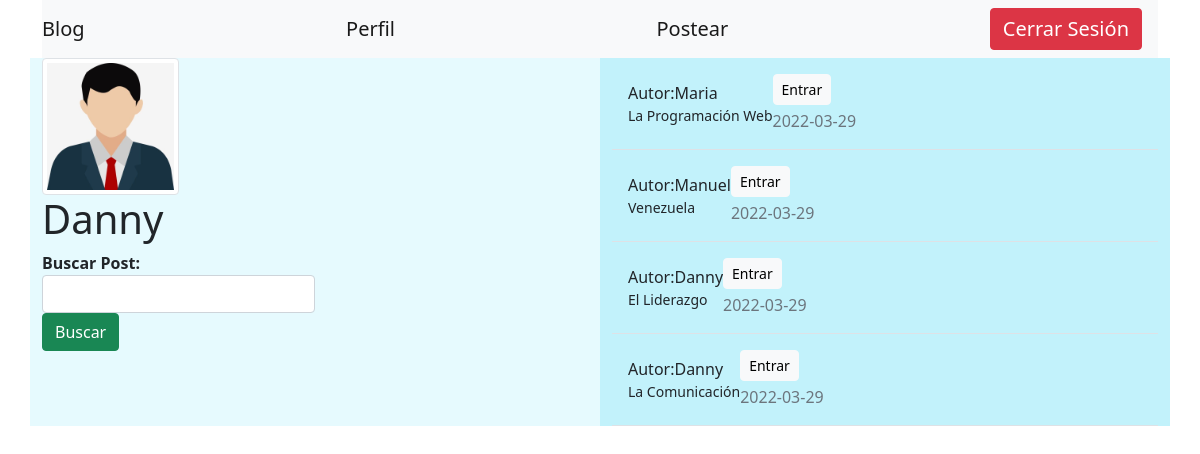
The page /Blog/index.php (signed in) on the database its author committed.
### tables this page shows
CREATE TABLE `usuarios` (
  `id` int(11) NOT NULL,
  `usuario` varchar(100) NOT NULL,
  `contrasena` varchar(100) NOT NULL,
  `avatar` varchar(200) NOT NULL,
  `fecha_reg` date NOT NULL,
  `email` varchar(100) NOT NULL,
  `superu` int(11) NOT NULL
);

CREATE TABLE `poster` (
  `id` int(11) NOT NULL,
  `post` varchar(500) NOT NULL,
  `usuario` int(11) NOT NULL,
  `fecha_post` date NOT NULL,
  `titulo` varchar(100) NOT NULL
);

### Blog/index.php (the view, shortened to what this page needs)
<?php
include "Conexion/conexion.php";
if(!isset($_SESSION['usuario'])) {
        require_once('plantillas/ccsDirecIndex.html');
        require_once('plantillas/MainReg.html');
?>
<!DOCTYPE html>
<html>
        <head>
        <title>Blog</title>
        <meta charset="UTF-8">
        <meta name="viewport" content="width=device-width, initial-scale=1.0">
    </head>
    <body>
        <?php
        }else{
        ?>
        <div class="container">
            <div class="row">
            <div class="col-md-12">
      <nav class="navbar navbar-light bg-light">
  <a class="navbar-brand">Blog
  </a>
          <a class="navbar-brand" href="Perfil/perfil.php">Perfil
  </a>
          <a class="navbar-brand" href="Perfil/portal.php">Postear
  </a>
          <a class="navbar-brand btn btn-danger text-white" href="Login/logout.php">Cerrar Sesión
  </a>
</nav>
</div>
        <div class="col-md-6 bg-info bg-opacity-10">
            <div class="col-12">
                <div>
                <?php
                    $ruta='files/'.$_SESSION['id'].'/';
                    $filehandle = opendir($ruta);
                    while ($file = readdir($filehandle)) {
                    if ($file != "." && $file != "..") {
                    ?>
                    <div class="col-md-3">
                    <img class="img-thumbnail" <?php echo "src='$ruta$file'" ?>>
                    </div>
                    <?php
                    }
                    }
?>
                </div>
                <label><h1><?php echo $_SESSION['usuario'];?></h1></label>
            </div>
            <div class="col-6">
              <form action="<?php $_SERVER['PHP_SELF']; ?>" method="POST">
					<b>Buscar Post: </b><input class="form-control" type="text" id="campo" name="campo" />
					<input class="btn btn-success" type="submit" id="enviar" name="enviar" value="Buscar" class="btn btn-info" />
                </form>
            </div>
        </div>
         <div class="col-md-6 bg-info bg-opacity-25">
            <div>
                <?php
                    $Poster = "SELECT * FROM poster WHERE id >= 0 ORDER BY id DESC";
                    $resultPost = $mysqli->query($Poster);
		while($rowPoster=$resultPost->fetch_array(MYSQLI_ASSOC))
                {
                    $contar = "SELECT * FROM usuarios WHERE id = '".$rowPoster['usuario']."'";
                    $resultUser = $mysqli->query($contar);
                    while($rowUser=$resultUser->fetch_array(MYSQLI_ASSOC)){
                        ?>
                <div class="p-3 d-flex align-items-center border-bottom osahan-post-header">
                        <div class="font-weight-bold mr-3">
                            <div class="text-truncate">Autor:<?php echo $rowUser['usuario']; ?></div>
                            <div class="small"><?php echo $rowPoster['titulo']; ?></div>
                        </div>
                        <span class="ml-auto mb-auto">
                            <div class="btn-group">
                                <a class="btn btn-light btn-sm rounded" href="Perfil/postDirec.php?id=<?php echo $rowPoster['id'];?>">Entrar</a>
                            </div>
                            <br />
                            <div class="text-right text-muted pt-1"><?php echo $rowPoster['fecha_post']; ?></div>
                        </span>
                    </div>
                <?php }} ?>
            </div>
        </div>
            </div>
        </div>
        <?php
        }
        ?>
    </body>
</html>

### rows shown on the page
poster: titulo "La Programación Web", fecha_post "2022-03-29"
usuarios: usuario "Maria"
poster: titulo "Venezuela", fecha_post "2022-03-29"
usuarios: usuario "Manuel"
poster: titulo "El Liderazgo", fecha_post "2022-03-29"
usuarios: usuario "Danny"
poster: titulo "La Comunicación", fecha_post "2022-03-29"

### other values the page prints
$_SESSION['usuario'] "Danny"
